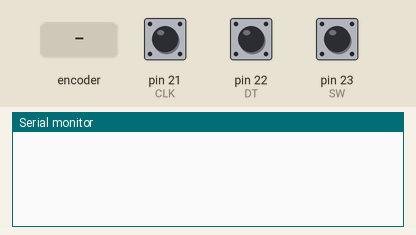
This sketch was run on a simulated Arduino Mega 2560, built with avr-gcc and run on an emulated ATmega2560. Parts: the last lines printed to the serial monitor. The inputs (shaded band) are chosen by the test bench; at power-on: pin 23 (SW) HIGH, pin 21 (CLK) HIGH, pin 22 (DT) HIGH.

Above: at 1.2 s.
1.3 s: rotary encoder on pin 21 (CLK) / pin 22 (DT) turned 1 step (first pin leading)
At 2.0 s:
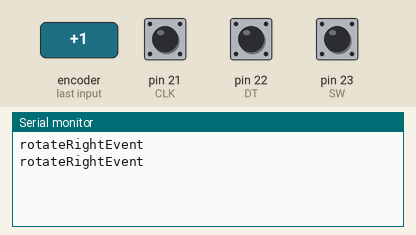
3.0 s: pin 23 (SW) pulled LOW for 0.15 s
At 4.1 s:
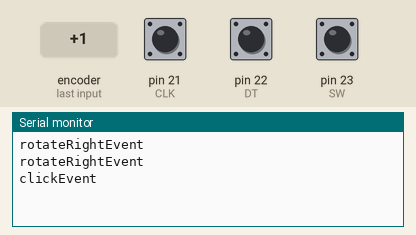
4.8 s: pin 23 (SW) pulled LOW for 1 s
At 6.8 s:
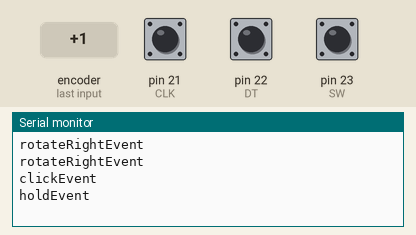
7.3 s: rotary encoder on pin 21 (CLK) / pin 22 (DT) turned 2 steps (second pin leading)
At 8.8 s:
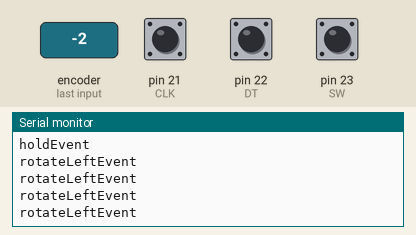
9.2 s: pin 23 (SW) pulled LOW for 3.2 s
At 13.3 s:
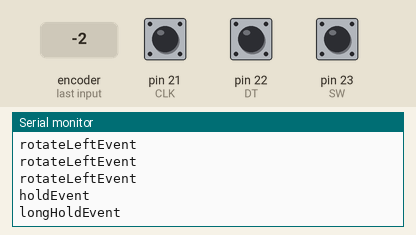
13.9 s: pin 23 (SW) pulsed LOW 2 times (0.12 s each, 0.3 s apart)
At 15.6 s:
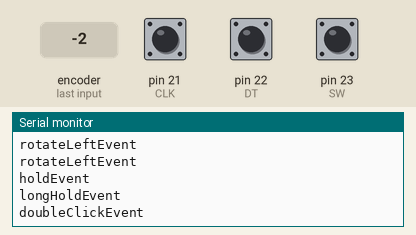

The sketch:

potentionmeter.ino
```cpp
// Rotary Encoder Inputs
#define CLK 21
#define DT 22
#define SW 23

void setup() {
  pinMode(CLK, INPUT);
  pinMode(DT, INPUT);
  pinMode(SW, INPUT_PULLUP);
  Serial.begin(9600);
}

void loop() {
  rotatorEncoder();

  switch (checkButton()) {
  case 1:
    Serial.println("clickEvent");
    break;
  case 2:
    Serial.println("doubleClickEvent");
    break;
  case 3:
    Serial.println("holdEvent");
    break;
  case 4:
    Serial.println("longHoldEvent");
    break;
  }
}

//=================================================
//  Rotator Encoder:  One Button, Multiple Events

int currentStateCLK = digitalRead(CLK);
int previousStateCLK = digitalRead(CLK);

void rotatorEncoder() {
  currentStateCLK = digitalRead(CLK);
  // If the previous and the current state of the
  // CLK are different then a pulse has occured
  if (currentStateCLK != previousStateCLK) {
    // If the DT state is different than the CLK
    // state then
    // the encoder is rotating counterclockwise
    if (digitalRead(DT) != currentStateCLK) {
      Serial.println("rotateRightEvent");
    } else {
      // Encoder is rotating clockwise
      Serial.println("rotateLeftEvent");
    }
  }

  // Update previousStateCLK with the current state
  previousStateCLK = currentStateCLK;
}

//=================================================
//  MULTI-CLICK:  One Button, Multiple Events

// Button timing variables
int debounce = 20;  // ms debounce period to prevent flickering when pressing or
                    // releasing the button
int DCgap = 250;    // max ms between clicks for a double click event
int holdTime = 500; // ms hold period: how long to wait for press+hold event
int longHoldTime = 3000; // ms long hold period: how long to wait for press+hold
                         // event

// Button variables
boolean buttonVal = HIGH;  // value read from button
boolean buttonLast = HIGH; // buffered value of the button's previous state
boolean DCwaiting = false; // whether we're waiting for a double click (down)
boolean DConUp = false;   // whether to register a double click on next release,
                          // or whether to wait and click
boolean singleOK = true;  // whether it's OK to do a single click
long downTime = -1;       // time the button was pressed down
long upTime = -1;         // time the button was released
boolean ignoreUp = false; // whether to ignore the button release because the
                          // click+hold was triggered
boolean waitForUp = false;     // when held, whether to wait for the up event
boolean holdEventPast = false; // whether or not the hold event happened already
boolean longHoldEventPast = false; // whether or not the long hold event
                                   // happened already

int checkButton() {
  int event = 0;
  buttonVal = digitalRead(SW);

  // Button pressed down
  if (buttonVal == LOW && buttonLast == HIGH &&
      (millis() - upTime) > debounce) {
    downTime = millis();
    ignoreUp = false;
    waitForUp = false;
    singleOK = true;
    holdEventPast = false;
    longHoldEventPast = false;
    if ((millis() - upTime) < DCgap && DConUp == false && DCwaiting == true) {
      DConUp = true;
    } else {
      DConUp = false;
    }
    DCwaiting = false;
  }
  // Button released
  else if (buttonVal == HIGH && buttonLast == LOW &&
           (millis() - downTime) > debounce) {
    if (not ignoreUp) {
      upTime = millis();
      if (DConUp == false) {
        DCwaiting = true;
      } else {
        event = 2;
        DConUp = false;
        DCwaiting = false;
        singleOK = false;
      }
    }
  }

  // Test for normal click event: DCgap expired
  if (buttonVal == HIGH && (millis() - upTime) >= DCgap && DCwaiting == true &&
      DConUp == false && singleOK == true && event != 2) {
    event = 1;
    DCwaiting = false;
  }

  // Test for hold
  if (buttonVal == LOW && (millis() - downTime) >= holdTime) {
    // Trigger "normal" hold
    if (not holdEventPast) {
      event = 3;
      waitForUp = true;
      ignoreUp = true;
      DConUp = false;
      DCwaiting = false;
      // downTime = millis();
      holdEventPast = true;
    }
    // Trigger "long" hold
    if ((millis() - downTime) >= longHoldTime) {
      if (not longHoldEventPast) {
        event = 4;
        longHoldEventPast = true;
      }
    }
  }

  buttonLast = buttonVal;
  return event;
}
```

Measured:
- after the input at 1.3 s, the serial monitor: prints a new line at once (image 1)
- after the input at 3.0 s, the serial monitor: prints a new line after 0.40 s (image 2)
- after the input at 4.8 s, the serial monitor: prints a new line after 0.50 s (image 3)
- after the input at 7.3 s, the serial monitor: prints a new line at once (image 4)
- after the input at 9.2 s, the serial monitor: prints a new line after 0.50 s (image 5)
- after the input at 13.9 s, the serial monitor: prints a new line after 0.42 s (image 6)
